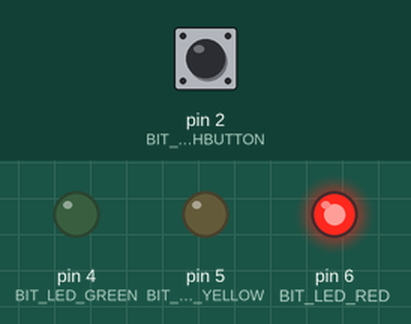
A sketch run on a simulated Arduino Mega 2560, built with avr-gcc and run on an emulated ATmega2560. Shown: output pins drawn as LEDs (lit = HIGH). Dashed ring = blinking. The test bench sets the inputs (shaded band); at power-on: pin 2 (BIT_PUSHBUTTON) LOW.

Above: at 1.2 s.
1.3 s: pin 2 (BIT_PUSHBUTTON) pulled HIGH for 0.15 s
At 2.6 s:
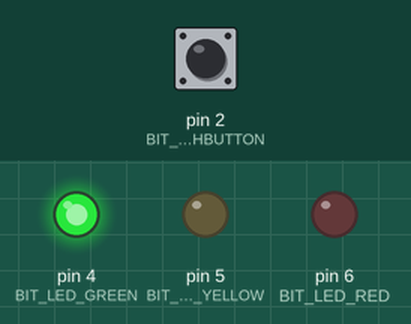
4.4 s: pin 2 (BIT_PUSHBUTTON) pulled HIGH for 1 s
At 6.8 s:
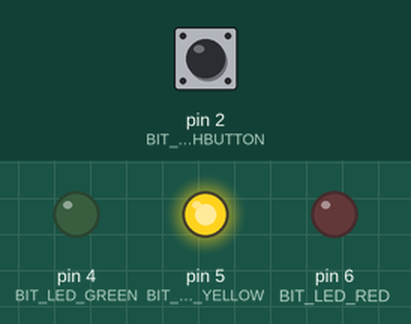
8.4 s: pin 2 (BIT_PUSHBUTTON) pulled HIGH for 3.2 s
At 9.2 s:
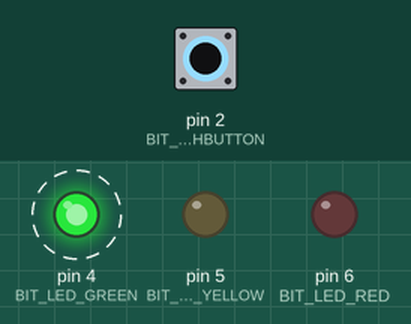
Timing chart, 0 to 14.9 s (numbered marks = the images above; inputs shaded):
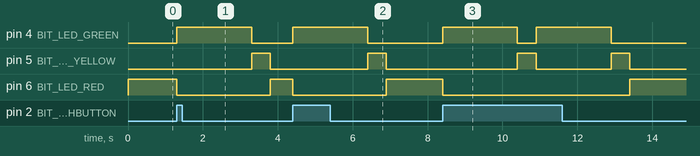

Measured:
- after the input at 1.3 s, pin 4 (BIT_LED_GREEN): LOW → HIGH at once, → LOW 2.0 s later; pin 5 (BIT_LED_YELLOW): LOW → HIGH after 2.0 s, → LOW 0.50 s later; pin 6 (BIT_LED_RED): HIGH → LOW at once, → HIGH 2.5 s later
- after the input at 4.4 s, pin 4 (BIT_LED_GREEN): LOW → HIGH at once, → LOW 2.0 s later; pin 5 (BIT_LED_YELLOW): LOW → HIGH after 2.0 s, → LOW 0.50 s later; pin 6 (BIT_LED_RED): HIGH → LOW at once, → HIGH 2.5 s later
- after the input at 8.4 s, pin 4 (BIT_LED_GREEN): alternates HIGH for 2.0 s and LOW for 0.50 s, 4 changes in all, then stays LOW, starting at once; pin 5 (BIT_LED_YELLOW): alternates HIGH for 0.50 s and LOW for 2.0 s, 4 changes in all, then stays LOW, starting after 2.0 s; pin 6 (BIT_LED_RED): HIGH → LOW at once, → HIGH 5.0 s later

The sketch:

TrafficLight.ino
```cpp
// C++ code
//
#define REG_DDR_LED_RED DDRH
#define REG_PORT_LED_RED PORTH
#define REG_PIN_LED_RED PINH
#define BIT_LED_RED 3

#define REG_DDR_LED_YELLOW DDRE
#define REG_PORT_LED_YELLOW PORTE
#define REG_PIN_LED_YELLOW PINE
#define BIT_LED_YELLOW 3

#define REG_DDR_LED_GREEN DDRG
#define REG_PORT_LED_GREEN PORTG
#define REG_PIN_LED_GREEN PING
#define BIT_LED_GREEN 5

#define REG_DDR_PUSHBUTTON DDRE
#define REG_PORT_PUSHBUTTON PORTE
#define REG_PIN_PUSHBUTTON PINE
#define BIT_PUSHBUTTON 4

void setup()
{
  REG_DDR_LED_RED |= _BV(BIT_LED_RED);
  REG_DDR_LED_YELLOW |= _BV(BIT_LED_YELLOW);
  REG_DDR_LED_GREEN |= _BV(BIT_LED_GREEN);
  REG_DDR_PUSHBUTTON &= ~_BV(BIT_PUSHBUTTON);
  REG_PORT_PUSHBUTTON &= ~_BV(BIT_PUSHBUTTON);
}

void loop()
{
  if (((REG_PIN_PUSHBUTTON >> BIT_PUSHBUTTON) & 0x01)==1) {
    REG_PORT_LED_RED &= ~_BV(BIT_LED_RED);
    REG_PORT_LED_YELLOW &= ~_BV(BIT_LED_YELLOW);
    REG_PORT_LED_GREEN |= _BV(BIT_LED_GREEN);
    delay(2000); // Wait for 2000 millisecond(s)
    REG_PORT_LED_RED &= ~_BV(BIT_LED_RED);
    REG_PORT_LED_YELLOW |= _BV(BIT_LED_YELLOW);
    REG_PORT_LED_GREEN &= ~_BV(BIT_LED_GREEN);
    delay(500); // Wait for 500 millisecond(s)
  }
    REG_PORT_LED_RED |= _BV(BIT_LED_RED);
    REG_PORT_LED_YELLOW &= ~_BV(BIT_LED_YELLOW);
    REG_PORT_LED_GREEN &= ~_BV(BIT_LED_GREEN);
}
```
